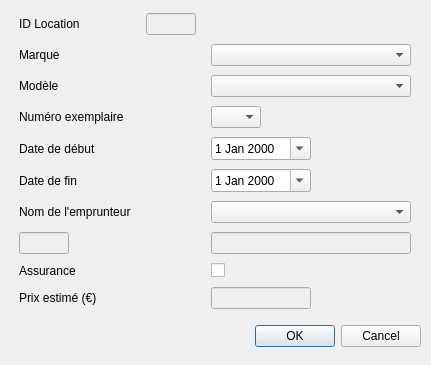
<?xml version="1.0" encoding="UTF-8"?>
<ui version="4.0">
 <class>FenLocation</class>
 <widget class="QDialog" name="FenLocation">
  <property name="geometry">
   <rect>
    <x>0</x>
    <y>0</y>
    <width>431</width>
    <height>365</height>
   </rect>
  </property>
  <property name="windowTitle">
   <string>Dialog</string>
  </property>
  <widget class="QDialogButtonBox" name="buttonBox">
   <property name="geometry">
    <rect>
     <x>80</x>
     <y>320</y>
     <width>341</width>
     <height>32</height>
    </rect>
   </property>
   <property name="orientation">
    <enum>Qt::Horizontal</enum>
   </property>
   <property name="standardButtons">
    <set>QDialogButtonBox::Cancel|QDialogButtonBox::Ok</set>
   </property>
  </widget>
  <widget class="QWidget" name="gridLayoutWidget">
   <property name="geometry">
    <rect>
     <x>10</x>
     <y>10</y>
     <width>411</width>
     <height>302</height>
    </rect>
   </property>
   <layout class="QGridLayout" name="gridLayout">
    <item row="2" column="0">
     <widget class="QLabel" name="marque">
      <property name="text">
       <string>Marque</string>
      </property>
     </widget>
    </item>
    <item row="2" column="2">
     <widget class="QComboBox" name="marqueEdit"/>
    </item>
    <item row="3" column="0">
     <widget class="QLabel" name="modele">
      <property name="text">
       <string>Modèle</string>
      </property>
     </widget>
    </item>
    <item row="3" column="2">
     <widget class="QComboBox" name="modeleEdit"/>
    </item>
    <item row="5" column="0">
     <widget class="QLabel" name="dateD">
      <property name="text">
       <string>Date de début</string>
      </property>
     </widget>
    </item>
    <item row="5" column="2">
     <widget class="QDateEdit" name="dateDEdit">
      <property name="maximumSize">
       <size>
        <width>100</width>
        <height>16777215</height>
       </size>
      </property>
      <property name="calendarPopup">
       <bool>true</bool>
      </property>
     </widget>
    </item>
    <item row="6" column="0">
     <widget class="QLabel" name="dateF">
      <property name="text">
       <string>Date de fin</string>
      </property>
     </widget>
    </item>
    <item row="6" column="2">
     <widget class="QDateEdit" name="dateFEdit">
      <property name="maximumSize">
       <size>
        <width>100</width>
        <height>16777215</height>
       </size>
      </property>
      <property name="calendarPopup">
       <bool>true</bool>
      </property>
     </widget>
    </item>
    <item row="7" column="0">
     <widget class="QLabel" name="nom">
      <property name="text">
       <string>Nom de l'emprunteur</string>
      </property>
     </widget>
    </item>
    <item row="7" column="2">
     <widget class="QComboBox" name="nomEdit"/>
    </item>
    <item row="8" column="0">
     <widget class="QLineEdit" name="idEmprunteurEdit">
      <property name="enabled">
       <bool>false</bool>
      </property>
      <property name="maximumSize">
       <size>
        <width>50</width>
        <height>16777215</height>
       </size>
      </property>
     </widget>
    </item>
    <item row="8" column="2">
     <widget class="QLineEdit" name="prenomEdit">
      <property name="enabled">
       <bool>false</bool>
      </property>
      <property name="maximumSize">
       <size>
        <width>200</width>
        <height>16777215</height>
       </size>
      </property>
     </widget>
    </item>
    <item row="10" column="0">
     <widget class="QLabel" name="prix">
      <property name="text">
       <string>Prix estimé (€)</string>
      </property>
     </widget>
    </item>
    <item row="10" column="2">
     <widget class="QLineEdit" name="prixEdit">
      <property name="enabled">
       <bool>false</bool>
      </property>
      <property name="maximumSize">
       <size>
        <width>100</width>
        <height>16777215</height>
       </size>
      </property>
     </widget>
    </item>
    <item row="9" column="0">
     <widget class="QLabel" name="assurance">
      <property name="text">
       <string>Assurance</string>
      </property>
     </widget>
    </item>
    <item row="9" column="2">
     <widget class="QCheckBox" name="assuranceEdit">
      <property name="text">
       <string/>
      </property>
     </widget>
    </item>
    <item row="4" column="0">
     <widget class="QLabel" name="idExemplaire">
      <property name="text">
       <string>Numéro exemplaire</string>
      </property>
     </widget>
    </item>
    <item row="4" column="2">
     <widget class="QComboBox" name="idExemplaireEdit">
      <property name="maximumSize">
       <size>
        <width>50</width>
        <height>16777215</height>
       </size>
      </property>
     </widget>
    </item>
    <item row="1" column="0">
     <widget class="QLabel" name="id">
      <property name="text">
       <string>ID Location</string>
      </property>
     </widget>
    </item>
    <item row="1" column="1">
     <widget class="QLineEdit" name="idEdit">
      <property name="enabled">
       <bool>false</bool>
      </property>
      <property name="maximumSize">
       <size>
        <width>50</width>
        <height>16777215</height>
       </size>
      </property>
     </widget>
    </item>
   </layout>
  </widget>
 </widget>
 <resources/>
 <connections>
  <connection>
   <sender>buttonBox</sender>
   <signal>accepted()</signal>
   <receiver>FenLocation</receiver>
   <slot>accept()</slot>
   <hints>
    <hint type="sourcelabel">
     <x>248</x>
     <y>254</y>
    </hint>
    <hint type="destinationlabel">
     <x>157</x>
     <y>274</y>
    </hint>
   </hints>
  </connection>
  <connection>
   <sender>buttonBox</sender>
   <signal>rejected()</signal>
   <receiver>FenLocation</receiver>
   <slot>reject()</slot>
   <hints>
    <hint type="sourcelabel">
     <x>316</x>
     <y>260</y>
    </hint>
    <hint type="destinationlabel">
     <x>286</x>
     <y>274</y>
    </hint>
   </hints>
  </connection>
  <connection>
   <sender>assuranceEdit</sender>
   <signal>clicked(bool)</signal>
   <receiver>prixEdit</receiver>
   <slot>update()</slot>
   <hints>
    <hint type="sourcelabel">
     <x>188</x>
     <y>216</y>
    </hint>
    <hint type="destinationlabel">
     <x>206</x>
     <y>234</y>
    </hint>
   </hints>
  </connection>
 </connections>
</ui>
